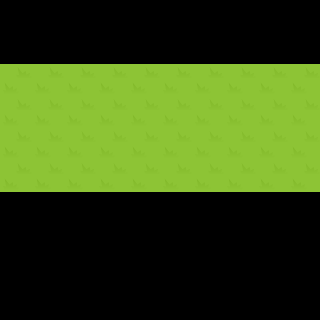

This game map was drawn from its Tiled (.tmx) file and the tilesets committed beside it. A one-line description and the full map source follow:
An orthogonal 10x10 tile map with 32x32 px tiles, 1 tile layer (Island) and 40 objects.

<map version="1.0" tiledversion="1.0.2" orientation="orthogonal" renderorder="right-down" width="10" height="10" tilewidth="32" tileheight="32" nextobjectid="61">
 <tileset firstgid="1" source="../tilesheets/kenneyrpg.tsx" />
 <layer name="Island" width="10" height="10">
  <data encoding="csv">
1006,1006,1006,1006,1006,1006,1006,1006,1006,1006,
1006,1006,1006,1006,1006,1006,1006,1006,1006,1006,
42,42,42,42,42,42,42,42,42,42,
42,42,42,42,42,42,42,42,42,42,
42,42,42,42,42,42,42,42,42,42,
42,42,42,42,42,42,42,42,42,42,
0,0,0,0,0,0,0,0,0,0,
0,0,0,0,0,0,0,0,0,0,
0,0,0,0,0,0,0,0,0,0,
0,0,0,0,0,0,0,0,0,0
</data>
 </layer>
 <objectgroup name="Grass">
  <object id="19" x="256" y="0" width="32" height="32" />
  <object id="20" x="256" y="32" width="32" height="32" />
  <object id="21" x="224" y="0" width="32" height="32" />
  <object id="22" x="224" y="32" width="32" height="32" />
  <object id="23" x="192" y="0" width="32" height="32" />
  <object id="24" x="192" y="32" width="32" height="32" />
  <object id="25" x="160" y="0" width="32" height="32" />
  <object id="26" x="160" y="32" width="32" height="32" />
  <object id="27" x="128" y="0" width="32" height="32" />
  <object id="28" x="128" y="32" width="32" height="32" />
  <object id="29" x="96" y="0" width="32" height="32" />
  <object id="30" x="96" y="32" width="32" height="32" />
  <object id="31" x="64" y="0" width="32" height="32" />
  <object id="32" x="64" y="32" width="32" height="32" />
  <object id="33" x="32" y="0" width="32" height="32" />
  <object id="34" x="32" y="32" width="32" height="32" />
  <object id="35" x="0" y="0" width="32" height="32" />
  <object id="36" x="0" y="32" width="32" height="32" />
  <object id="37" x="0" y="0" width="32" height="32" />
  <object id="38" x="0" y="32" width="32" height="32" />
  <object id="39" x="32" y="0" width="32" height="32" />
  <object id="40" x="32" y="32" width="32" height="32" />
  <object id="41" x="64" y="0" width="32" height="32" />
  <object id="42" x="64" y="32" width="32" height="32" />
  <object id="43" x="96" y="0" width="32" height="32" />
  <object id="44" x="96" y="32" width="32" height="32" />
  <object id="45" x="128" y="0" width="32" height="32" />
  <object id="46" x="128" y="32" width="32" height="32" />
  <object id="47" x="160" y="0" width="32" height="32" />
  <object id="48" x="160" y="32" width="32" height="32" />
  <object id="49" x="192" y="0" width="32" height="32" />
  <object id="50" x="192" y="32" width="32" height="32" />
  <object id="51" x="224" y="0" width="32" height="32" />
  <object id="52" x="224" y="32" width="32" height="32" />
  <object id="53" x="256" y="0" width="32" height="32" />
  <object id="54" x="256" y="32" width="32" height="32" />
  <object id="55" x="288" y="0" width="32" height="32" />
  <object id="56" x="288" y="32" width="32" height="32" />
  <object id="57" x="256" y="0" width="32" height="32" />
  <object id="58" x="256" y="32" width="32" height="32" />
 </objectgroup>
</map>
